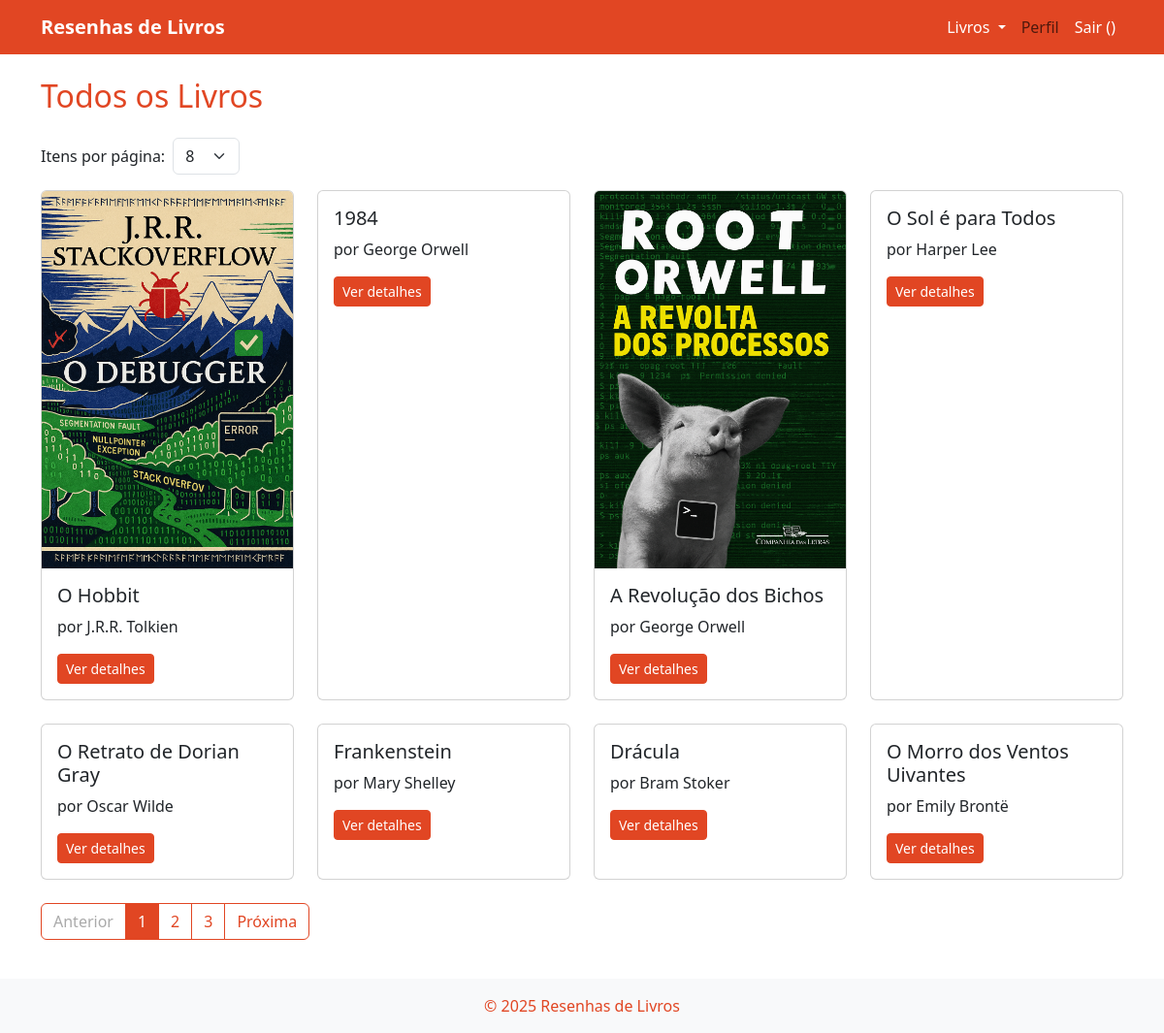
The app's page /livro/listar_livros/?page=1&quantidade=8 with its own data.
### livros/models.py (models this page shows, shortened)
class Livro(models.Model):
    titulo = models.CharField(max_length=200)
    autor = models.CharField(max_length=100)
    data_publicacao = models.DateField()
    sinopse = models.TextField(blank=True)
    capa = models.ImageField(upload_to='capas/', blank=True, null=True)
    tags = models.ManyToManyField(Tag, blank=True, related_name='livros')

### livros/views.py (the view)
# urls.py: path('listar_livros/', views.listar_livros, name='listar_livros'),
def listar_livros(request):
    quantidade = request.GET.get('quantidade', '8')
    try:
        quantidade = int(quantidade)
        if quantidade not in [8, 16, 24]:
            quantidade = 8
    except ValueError:
        quantidade = 8
    livros = Livro.objects.all().order_by('-id')
    paginator = Paginator(livros, quantidade)
    page_number = request.GET.get('page', 1)
    page_obj = paginator.get_page(page_number)
    return render(request, 'livros/listar_livros.html', {
        'page_obj': page_obj,
        'quantidade': quantidade,
    })

### livros/templates/livros/listar_livros.html (shortened to what this page needs)
{% extends 'livros/base.html' %}
{% block content %}
{% if busca %}
    <h2 class="main-color mb-4">Resultados para: <strong>{{ busca }}</strong></h2>
{% else %}
    <h2 class="main-color mb-4">Todos os Livros</h2>
{% endif %}
<form method="get" class="mb-3 d-flex align-items-center gap-2">
    <label for="quantidade" class="form-label mb-0">Itens por página:</label>
    <select name="quantidade" id="quantidade" class="form-select w-auto" onchange="this.form.submit()">
        <option value="8" {% if quantidade == 8 %}selected{% endif %}>8</option>
    </select>
</form>
<div class="row">
    {% if page_obj.object_list %}
        {% for livro in page_obj %}
            <div class="col-md-3 mb-4">
                <div class="card h-100">
                    {% if livro.capa %}
                        <img src="{{ livro.capa.url }}" class="card-img-top" alt="{{ livro.titulo }}">
                    {% endif %}
                    <div class="card-body">
                        <h5 class="card-title">{{ livro.titulo }}</h5>
                        <p class="card-text">por {{ livro.autor }}</p>
                        <div class="d-flex gap-2">
                            <a href="{% url 'detalhe_livro' livro.id %}" class="btn btn-main btn-sm">Ver detalhes</a>
                        </div>
                    </div>
                </div>
            </div>
        {% endfor %}
        <nav aria-label="Paginação de livros">
            <ul class="pagination">
                {% if page_obj.has_previous %}
                    <li class="page-item">
                        <a class="page-link" href="?page={{ page_obj.previous_page_number }}&quantidade={{ quantidade }}">Anterior</a>
                    </li>
                {% else %}
                    <li class="page-item disabled"><span class="page-link">Anterior</span></li>
                {% endif %}
                {% for num in page_obj.paginator.page_range %}
                    {% if page_obj.number == num %}
                        <li class="page-item active"><span class="page-link">{{ num }}</span></li>
                    {% elif num > page_obj.number|add:'-3' and num < page_obj.number|add:'3' %}
                        <li class="page-item">
                            <a class="page-link" href="?page={{ num }}&quantidade={{ quantidade }}">{{ num }}</a>
                        </li>
                    {% endif %}
                {% endfor %}
                {% if page_obj.has_next %}
                    <li class="page-item">
                        <a class="page-link" href="?page={{ page_obj.next_page_number }}&quantidade={{ quantidade }}">Próxima</a>
                    </li>
                {% else %}
                    <li class="page-item disabled"><span class="page-link">Próxima</span></li>
                {% endif %}
            </ul>
        </nav>
    {% else %}
        <p>Nenhum livro cadastrado ainda.</p>
    {% endif %}
</div>
{% endblock %}

### livros/templates/livros/base.html (style rules this page uses)
.main-color { color: #e14623; }
.btn { margin-top: 0 !important; }
.btn-main, .btn-main:active, .btn-main:focus { background-color: #e14623; border-color: #e14623; color: #fff; }
.pagination .page-link, .pagination .page-link:focus { color: #e14623; border-color: #e14623; }
.pagination .page-item.active .page-link { background-color: #e14623; border-color: #e14623; color: #fff; }
.pagination .page-item.disabled .page-link { color: #aaa; background-color: #fff; border-color: #e14623; }

### records on screen
Livro: capa (picture), titulo "O Hobbit", autor "J.R.R. Tolkien"
Livro: titulo "1984", autor "George Orwell"
Livro: capa (picture), titulo "A Revolução dos Bichos", autor "George Orwell"
Livro: titulo "O Sol é para Todos", autor "Harper Lee"
Livro: titulo "O Retrato de Dorian Gray", autor "Oscar Wilde"
Livro: titulo "Frankenstein", autor "Mary Shelley"
Livro: titulo "Drácula", autor "Bram Stoker"
Livro: titulo "O Morro dos Ventos Uivantes", autor "Emily Brontë"

### other values on screen
{{ num }} "1"
{{ num }} "2" "3"
{{ year|default:"2025" }} "2025"
